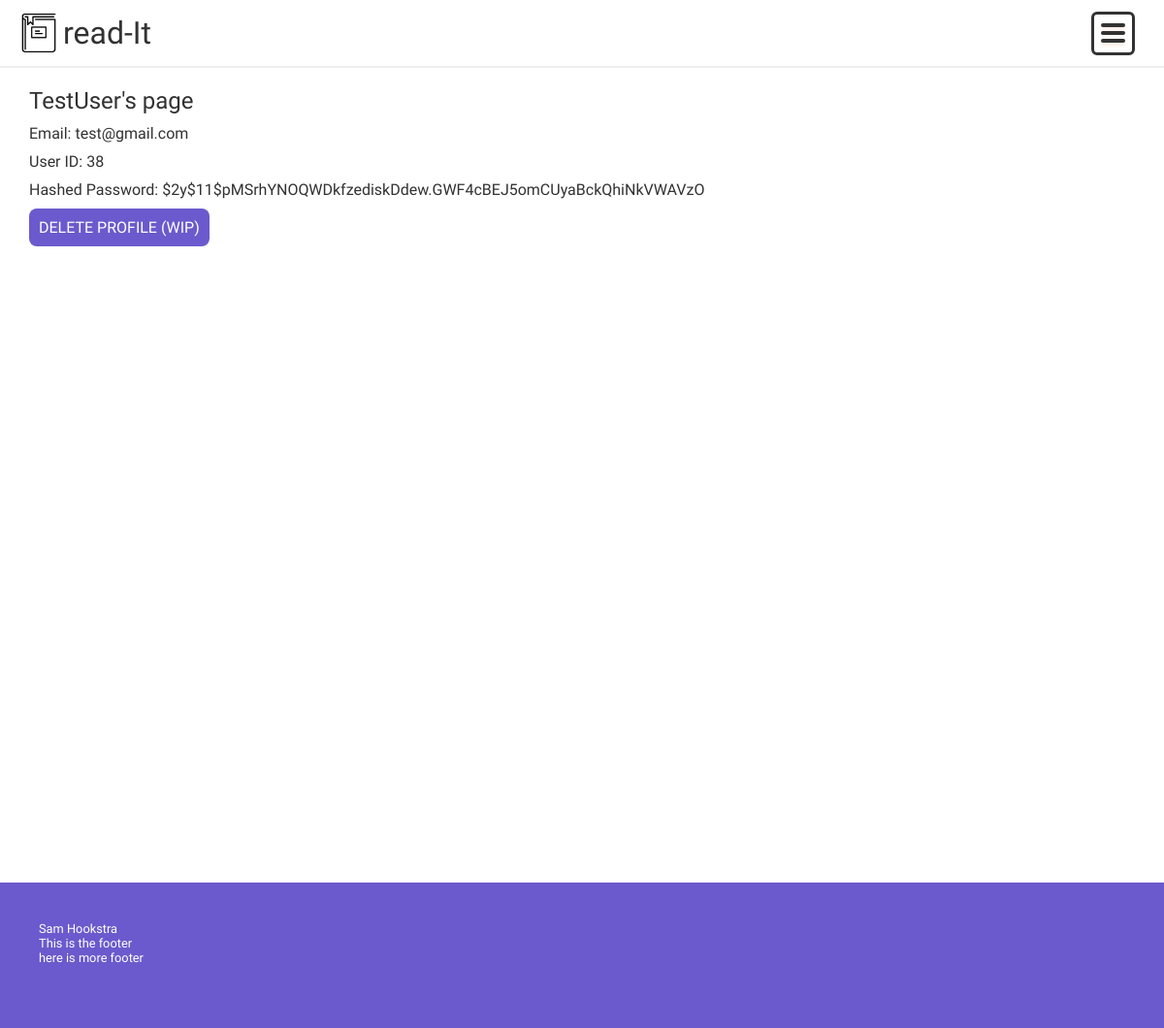
/index.php?action=profile (signed in), run on the app's committed database.
### tables this page shows
CREATE TABLE `users` (
  `userID` int(11) NOT NULL,
  `username` varchar(32) NOT NULL,
  `email` varchar(64) NOT NULL,
  `password` varchar(128) NOT NULL
);

### models/user.php (called while the page is built, shortened)
<?php
class user
{
    private $userID, $username, $email, $password;
    public function __construct($userID, $username, $email, $password)
    {
        $this->userID = $userID;
        $this->email = $email;
        $this->password = $password;
    }
    public function getUserID()
    {
        return $this->userID;
    }
    public function getEmail()
    {
        return $this->email;
    }
    public function getPassword()
    {
        return $this->password;
    }
}

### models/userDA.php (called while the page is built, shortened)
<?php
require_once('models/database.php');
require_once('models/user.php');
class userDA
{
    public static function get_all()
    {
        $db = Database::getDB();
        $queryUsers = 'SELECT * FROM users';
        $statement = $db->prepare($queryUsers);
        $statement->execute();
        $rows = $statement->fetchAll();
        foreach ($rows as $value) {
            $user = new user($value['userID'], $value['username'], $value['email'], $value['password']);
            $users[] = $user;
        }
        return $users;
    }
}

### views/profile.php (shortened to what this page needs)
<!DOCTYPE html>
<html lang="en">
<?php include_once("views/components/header.php"); ?>
<body>
    <?php include_once("views/components/nav.php"); ?>
    <div class="container">
        <div class="container-main">
            <?php if (!empty($_SESSION['username'])) {
                echo '<h2>' . $_SESSION['username'] . "'s page" . '</h2>';
                echo '<p>' . "Email: " . $_SESSION['user']->getEmail() . '</p>';
                echo '<p>' . "User ID: " . $_SESSION['user']->getUserID() . '</p>';
                echo '<p>' . "Hashed Password: " . $_SESSION['user']->getPassword() . '</p>';
            } ?>
            <form action="index.php" method="POST">
                <input type="submit" value="DELETE PROFILE (WIP)" class="btn-submit">
            </form>
        </div>
    </div>
    <?php include_once("views/components/footer.php"); ?>
</body>
</html>

### css/styling.css (style rules this page uses)
*, *:before, *:after { box-sizing: inherit; }
* { margin: 0; padding: 0; font-weight: normal; font-family: "Arimo", Arial, Helvetica, sans-serif; text-decoration: none; outline: none; }
body { height: 100%; }
html { box-sizing: border-box; }
input[type="submit"] { cursor: pointer; }
.btn-submit { padding: 10px; border-radius: 8px; background-color: slateblue; color: white; transition: 0.3s; border: none; font-size: 16px; cursor: pointer; }
.container { display: flex; width: 95%; margin: 0 auto; min-height: 100vh; justify-content: space-between; margin-bottom: 20px; }
.container-main p, h1, h2, h3, h4 { margin: 10px 0; }
.container-main { flex: 4; margin: 0 10px; border-radius: 8px; color: rgb(50, 50, 50); height: 100%; }
.post-content p, h2, h3 { padding: 0; margin: 0; margin-bottom: 5px; }
@media only screen and (max-width: 1200px) { .container { padding: 0; } }
@media only screen and (max-width: 1200px) { .container-main { flex: 1; width: 100%; margin: 0; padding: 0; } }
@media only screen and (max-width: 1200px) { .container-sidebar p, h1, h2 { color: rgb(50, 50, 50); } }

### data on the page
users: email "test@gmail.com", userID "38", password "$2y$11$pMSrhYNOQWDkfzediskDdew.GWF4cBEJ5omCUyaBckQhiNkVWAVzO"

### other printed values
$_SESSION['username'] "TestUser"
